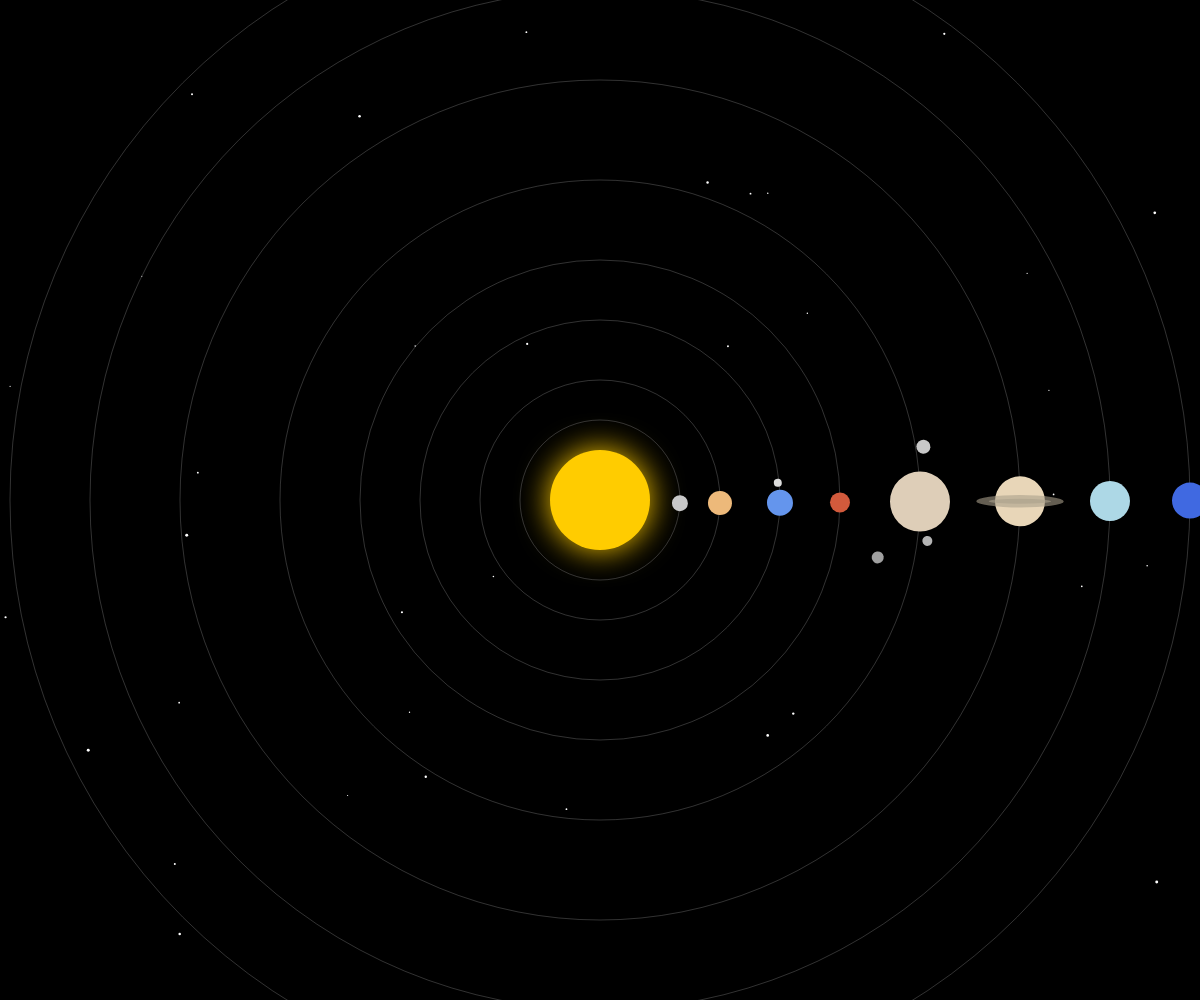
Frame 1 (no input)
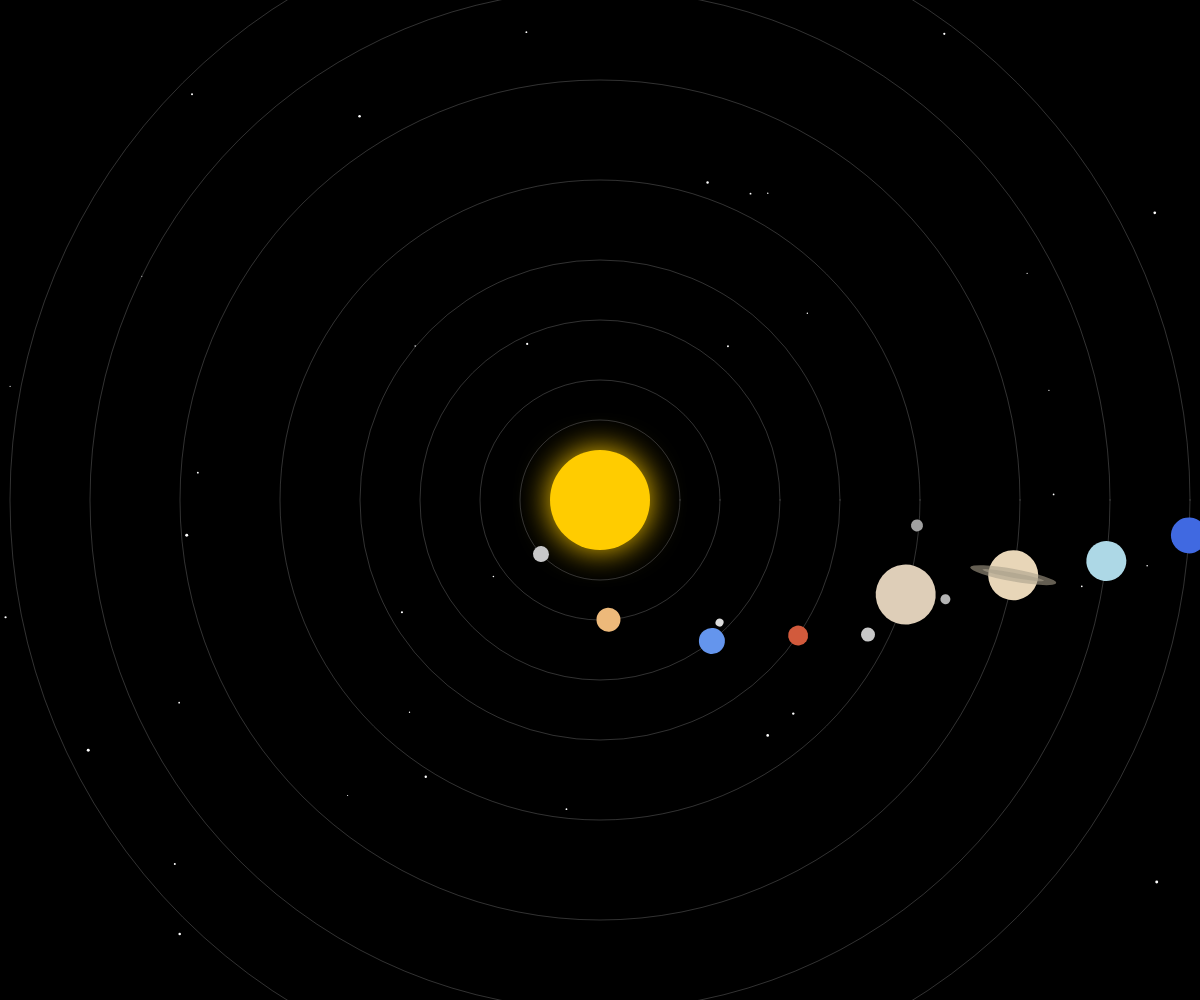
Frame 60 (no input)
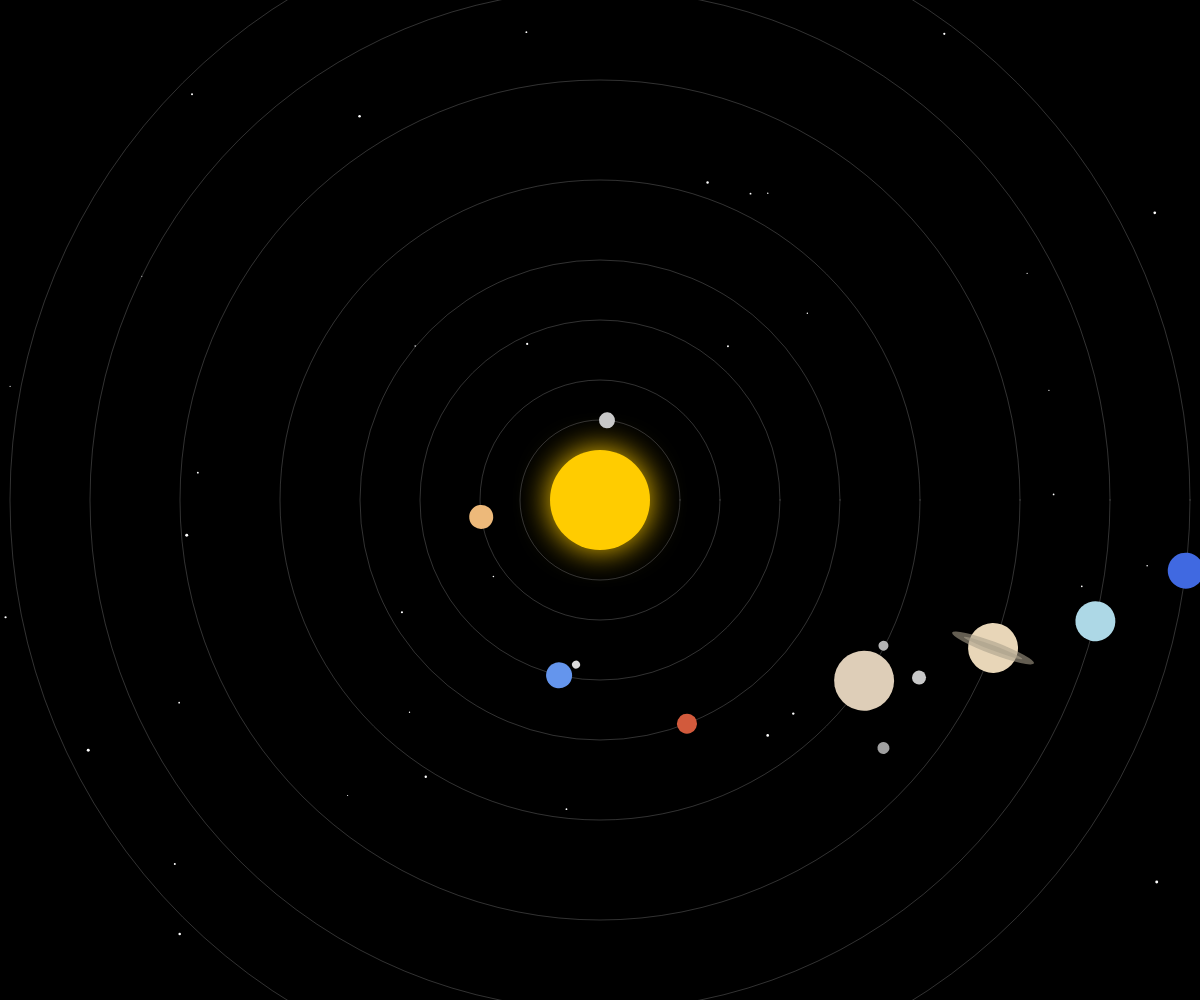
Frame 120 (the mouse pressed at the canvas centre since frame 60)

The p5.js sketch that drew these frames (run headless with seeded random() and noise() and a simulated clock; from frame 60 on, the mouse is pressed at the canvas centre):

// p5.js sketch
// ── sketch.js
// Solar System in p5.js

let sun;
const planets = [];
let stars = [];

class Planet {
  constructor(radius, distance, speed, color, angle = 0) {
    this.radius = radius;
    this.distance = distance;
    this.speed = speed;
    this.angle = angle;
    this.color = color;
    this.moons = [];
  }

  addMoon(radius, distance, speed, color) {
    const moon = new Planet(radius, distance, speed, color, random(TWO_PI));
    this.moons.push(moon);
  }

  update() {
    this.angle += this.speed;
    for (const moon of this.moons) {
      moon.update();
    }
  }

  show() {
    push();
    fill(this.color);
    noStroke();
    rotate(this.angle);
    translate(this.distance, 0);
    ellipse(0, 0, this.radius * 2);

    for (const moon of this.moons) {
      moon.show();
    }
    pop();
  }
}

function setup() {
  createCanvas(windowWidth, windowHeight);

  // Sun
  sun = new Planet(50, 0, 0, color(255, 204, 0));

  // Planets (radius, distance, speed, color)
  // Not to scale, but proportional-ish for visualization
  planets.push(new Planet(8, 80, 0.04, color(200, 200, 200))); // Mercury
  planets.push(new Planet(12, 120, 0.025, color(237, 185, 122))); // Venus
  
  // Earth and Moon
  const earth = new Planet(13, 180, 0.015, color(100, 149, 237));
  earth.addMoon(4, 20, 0.1, color(220, 220, 220)); // Moon
  planets.push(earth);

  planets.push(new Planet(10, 240, 0.01, color(210, 90, 60))); // Mars

  // Jupiter and Moons
  const jupiter = new Planet(30, 320, 0.005, color(222, 206, 184));
  jupiter.addMoon(5, 40, 0.08, color(180)); // Io
  jupiter.addMoon(7, 55, 0.06, color(200)); // Europa
  jupiter.addMoon(6, 70, 0.04, color(160)); // Ganymede
  planets.push(jupiter);
  
  // Saturn with rings
  const saturn = new Planet(25, 420, 0.003, color(232, 214, 184));
  planets.push(saturn);
  
  planets.push(new Planet(20, 510, 0.002, color(173, 216, 230))); // Uranus
  planets.push(new Planet(18, 590, 0.001, color(64, 105, 225))); // Neptune

  // Starfield
  for (let i = 0; i < 500; i++) {
    stars.push({
      x: random(-width * 2, width * 2),
      y: random(-height * 2, height * 2),
      size: random(1, 3)
    });
  }
}

function draw() {
  background(0);
  translate(width / 2, height / 2);

  // Draw starfield
  for (const star of stars) {
    fill(255);
    noStroke();
    ellipse(star.x, star.y, star.size);
  }

  // Draw Sun with glow
  drawingContext.shadowBlur = 32;
  drawingContext.shadowColor = color(255, 204, 0);
  sun.show();
  drawingContext.shadowBlur = 0;

  // Draw planet orbits
  for (const p of planets) {
    stroke(255, 50);
    noFill();
    ellipse(0, 0, p.distance * 2);
  }

  // Draw planets and moons
  for (const p of planets) {
    p.update();
    p.show();
  }
  
  // Draw Saturn's rings
  const saturn = planets[5];
  push();
  rotate(saturn.angle);
  translate(saturn.distance, 0);
  fill(170, 160, 140, 150);
  noStroke();
  ellipse(0, 0, saturn.radius * 3.5, saturn.radius * 0.5);
  ellipse(0, 0, saturn.radius * 2.5, saturn.radius * 0.2);
  pop();
}

function windowResized() {
    resizeCanvas(windowWidth, windowHeight);
}
